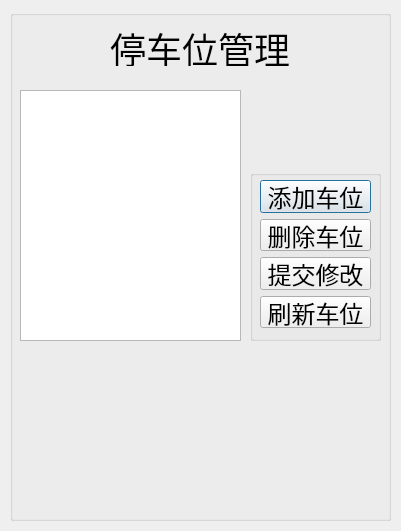
<?xml version="1.0" encoding="UTF-8"?>
<ui version="4.0">
 <class>spaceDialog</class>
 <widget class="QDialog" name="spaceDialog">
  <property name="geometry">
   <rect>
    <x>0</x>
    <y>0</y>
    <width>401</width>
    <height>531</height>
   </rect>
  </property>
  <property name="windowTitle">
   <string>Dialog</string>
  </property>
  <widget class="QGroupBox" name="groupBox">
   <property name="geometry">
    <rect>
     <x>10</x>
     <y>10</y>
     <width>381</width>
     <height>511</height>
    </rect>
   </property>
   <property name="title">
    <string/>
   </property>
   <widget class="QLabel" name="label_8">
    <property name="geometry">
     <rect>
      <x>100</x>
      <y>20</y>
      <width>180</width>
      <height>36</height>
     </rect>
    </property>
    <property name="font">
     <font>
      <pointsize>27</pointsize>
     </font>
    </property>
    <property name="text">
     <string>停车位管理</string>
    </property>
   </widget>
   <widget class="QTableView" name="tableView">
    <property name="geometry">
     <rect>
      <x>10</x>
      <y>80</y>
      <width>221</width>
      <height>251</height>
     </rect>
    </property>
   </widget>
   <widget class="QGroupBox" name="groupBox_2">
    <property name="geometry">
     <rect>
      <x>240</x>
      <y>160</y>
      <width>131</width>
      <height>171</height>
     </rect>
    </property>
    <property name="title">
     <string/>
    </property>
    <widget class="QWidget" name="layoutWidget">
     <property name="geometry">
      <rect>
       <x>10</x>
       <y>10</y>
       <width>111</width>
       <height>148</height>
      </rect>
     </property>
     <layout class="QVBoxLayout" name="verticalLayout">
      <item>
       <widget class="QPushButton" name="pushButton">
        <property name="font">
         <font>
          <pointsize>18</pointsize>
         </font>
        </property>
        <property name="text">
         <string>添加车位</string>
        </property>
       </widget>
      </item>
      <item>
       <widget class="QPushButton" name="pushButton_2">
        <property name="font">
         <font>
          <pointsize>18</pointsize>
         </font>
        </property>
        <property name="text">
         <string>删除车位</string>
        </property>
       </widget>
      </item>
      <item>
       <widget class="QPushButton" name="pushButton_4">
        <property name="font">
         <font>
          <pointsize>18</pointsize>
         </font>
        </property>
        <property name="text">
         <string>提交修改</string>
        </property>
       </widget>
      </item>
      <item>
       <widget class="QPushButton" name="pushButton_3">
        <property name="font">
         <font>
          <pointsize>18</pointsize>
         </font>
        </property>
        <property name="text">
         <string>刷新车位</string>
        </property>
       </widget>
      </item>
     </layout>
    </widget>
   </widget>
  </widget>
 </widget>
 <resources/>
 <connections/>
</ui>
